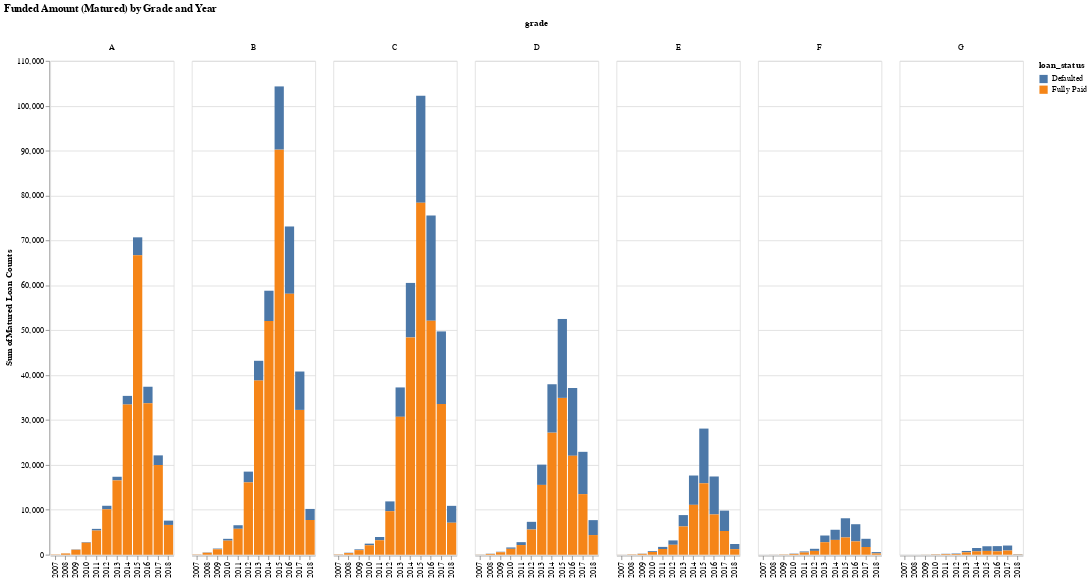

Notebook code cell kept with this figure:
### Code cell
chart_data_default = eda_group_data.groupby(['grade', 'issue_date_year','loan_status'
                                            ])['loan_status_count',
                                               'int_rate',].agg({ 'int_rate':'mean',
                                                                  'loan_status_count':'count'
                                                                 }).reset_index()

map_default_status = {0:'Defaulted',1:'Fully Paid'}

chart_data_default['loan_status'] = chart_data_default['loan_status'].map(map_default_status)

alt.Chart(chart_data_default).mark_bar().encode(
    x=alt.X(field='issue_date_year',type='nominal',axis=alt.Axis(title='')),
    y=alt.Y(field='loan_status_count',type='quantitative',axis=alt.Axis(title='Sum ofMatured Loan Counts')),
    color='loan_status:N',
    column = 'grade:N',
    tooltip=['loan_status:N', 'grade','loan_status_count:Q'],
).properties(width=150, height=600,title='Funded Amount (Matured) by Grade and Year')

### Figure 1 — Vega-Lite specification as saved in the notebook (floating-point values rounded to 4 significant figures; data arrays with more than 128 entries replaced by an {"elided": "..."} marker saying what was removed)
{"$schema": "https://vega.github.io/schema/vega-lite/v2.6.0.json", "config": {"view": {"height": 300, "width": 400}}, "data": {"name": "data-b1150f95fdebe89f35d855ae41ac51b9"}, "datasets": {"data-b1150f95fdebe89f35d855ae41ac51b9": {"elided": "166 records"}}, "encoding": {"color": {"field": "loan_status", "type": "nominal"}, "column": {"field": "grade", "type": "nominal"}, "tooltip": [{"field": "loan_status", "type": "nominal"}, {"field": "grade", "type": "nominal"}, {"field": "loan_status_count", "type": "quantitative"}], "x": {"axis": {"title": ""}, "field": "issue_date_year", "type": "nominal"}, "y": {"axis": {"title": "Sum ofMatured Loan Counts"}, "field": "loan_status_count", "type": "quantitative"}}, "height": 600, "mark": "bar", "title": "Funded Amount (Matured) by Grade and Year", "width": 150}
